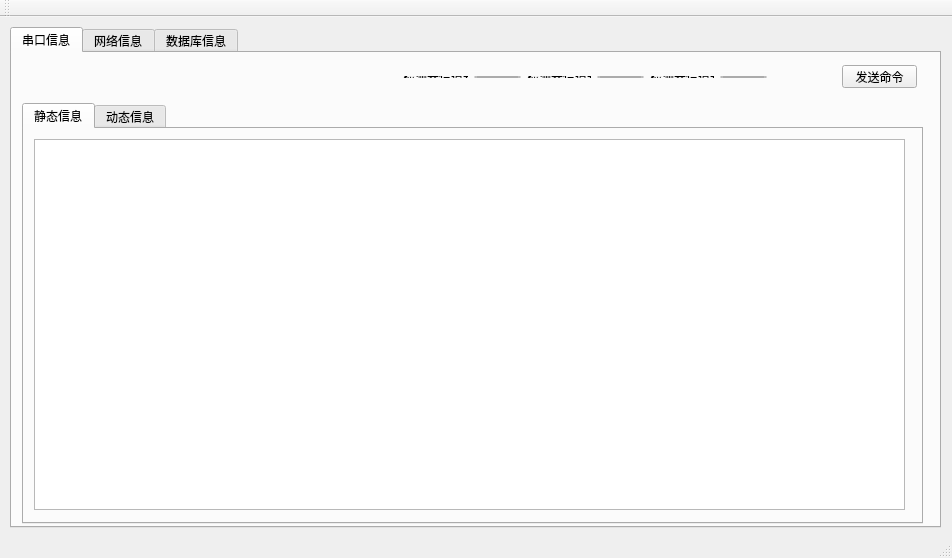
<?xml version="1.0" encoding="UTF-8"?>
<ui version="4.0">
 <class>MainWindow</class>
 <widget class="QMainWindow" name="MainWindow">
  <property name="geometry">
   <rect>
    <x>0</x>
    <y>0</y>
    <width>952</width>
    <height>558</height>
   </rect>
  </property>
  <property name="windowTitle">
   <string>占道停车服务器</string>
  </property>
  <widget class="QWidget" name="centralWidget">
   <widget class="QTabWidget" name="tabWidget">
    <property name="geometry">
     <rect>
      <x>10</x>
      <y>10</y>
      <width>931</width>
      <height>501</height>
     </rect>
    </property>
    <property name="currentIndex">
     <number>0</number>
    </property>
    <widget class="QWidget" name="tabPort">
     <attribute name="title">
      <string>串口信息</string>
     </attribute>
     <widget class="QPushButton" name="btnPortCmd">
      <property name="geometry">
       <rect>
        <x>830</x>
        <y>12</y>
        <width>75</width>
        <height>23</height>
       </rect>
      </property>
      <property name="text">
       <string>发送命令</string>
      </property>
     </widget>
     <widget class="QWidget" name="layoutWidget">
      <property name="geometry">
       <rect>
        <x>380</x>
        <y>12</y>
        <width>386</width>
        <height>24</height>
       </rect>
      </property>
      <layout class="QHBoxLayout" name="horizontalLayout_2">
       <item>
        <widget class="QLabel" name="lblCmd0">
         <property name="text">
          <string>检测器信道号</string>
         </property>
        </widget>
       </item>
       <item>
        <widget class="QSpinBox" name="sbCmd0">
         <property name="maximum">
          <number>999</number>
         </property>
         <property name="value">
          <number>1</number>
         </property>
        </widget>
       </item>
       <item>
        <widget class="QLabel" name="lblCmd1">
         <property name="text">
          <string>检测器信道号</string>
         </property>
        </widget>
       </item>
       <item>
        <widget class="QSpinBox" name="sbCmd1">
         <property name="maximum">
          <number>999</number>
         </property>
         <property name="value">
          <number>1</number>
         </property>
        </widget>
       </item>
       <item>
        <widget class="QLabel" name="lblCmd2">
         <property name="text">
          <string>检测器信道号</string>
         </property>
        </widget>
       </item>
       <item>
        <widget class="QSpinBox" name="sbCmd2">
         <property name="maximum">
          <number>999</number>
         </property>
         <property name="value">
          <number>1</number>
         </property>
        </widget>
       </item>
      </layout>
     </widget>
     <widget class="QWidget" name="layoutWidget">
      <property name="geometry">
       <rect>
        <x>140</x>
        <y>12</y>
        <width>211</width>
        <height>22</height>
       </rect>
      </property>
      <layout class="QHBoxLayout" name="horizontalLayout_3">
       <item>
        <widget class="QLabel" name="label_2">
         <property name="text">
          <string>M77R/M77指令</string>
         </property>
        </widget>
       </item>
       <item>
        <widget class="QComboBox" name="cbM77Cmd"/>
       </item>
      </layout>
     </widget>
     <widget class="QWidget" name="layoutWidget">
      <property name="geometry">
       <rect>
        <x>10</x>
        <y>12</y>
        <width>101</width>
        <height>22</height>
       </rect>
      </property>
      <layout class="QHBoxLayout" name="horizontalLayout">
       <item>
        <widget class="QLabel" name="label">
         <property name="text">
          <string>串口</string>
         </property>
        </widget>
       </item>
       <item>
        <widget class="QComboBox" name="cbComM77R"/>
       </item>
      </layout>
     </widget>
     <widget class="QTabWidget" name="tabWidget_2">
      <property name="geometry">
       <rect>
        <x>10</x>
        <y>50</y>
        <width>901</width>
        <height>421</height>
       </rect>
      </property>
      <property name="currentIndex">
       <number>0</number>
      </property>
      <widget class="QWidget" name="tab">
       <attribute name="title">
        <string>静态信息</string>
       </attribute>
       <widget class="QPlainTextEdit" name="txtPortStaticLog">
        <property name="geometry">
         <rect>
          <x>10</x>
          <y>10</y>
          <width>871</width>
          <height>371</height>
         </rect>
        </property>
        <property name="readOnly">
         <bool>true</bool>
        </property>
       </widget>
      </widget>
      <widget class="QWidget" name="tab_2">
       <attribute name="title">
        <string>动态信息</string>
       </attribute>
       <widget class="QPlainTextEdit" name="txtPortDynamicLog">
        <property name="geometry">
         <rect>
          <x>10</x>
          <y>10</y>
          <width>871</width>
          <height>371</height>
         </rect>
        </property>
       </widget>
      </widget>
     </widget>
    </widget>
    <widget class="QWidget" name="tabNetwork">
     <attribute name="title">
      <string>网络信息</string>
     </attribute>
     <widget class="QWidget" name="layoutWidget">
      <property name="geometry">
       <rect>
        <x>670</x>
        <y>11</y>
        <width>231</width>
        <height>25</height>
       </rect>
      </property>
      <layout class="QHBoxLayout" name="horizontalLayout_5">
       <item>
        <widget class="QPushButton" name="btnStartListen">
         <property name="text">
          <string>启动侦听</string>
         </property>
        </widget>
       </item>
       <item>
        <widget class="QPushButton" name="btnStopListen">
         <property name="text">
          <string>停止侦听</string>
         </property>
        </widget>
       </item>
      </layout>
     </widget>
     <widget class="QWidget" name="layoutWidget">
      <property name="geometry">
       <rect>
        <x>10</x>
        <y>11</y>
        <width>331</width>
        <height>24</height>
       </rect>
      </property>
      <layout class="QHBoxLayout" name="horizontalLayout_4">
       <item>
        <widget class="QLabel" name="label_4">
         <property name="text">
          <string>侦听端口</string>
         </property>
        </widget>
       </item>
       <item>
        <widget class="QSpinBox" name="sbPort">
         <property name="minimum">
          <number>1024</number>
         </property>
         <property name="maximum">
          <number>65535</number>
         </property>
         <property name="value">
          <number>6000</number>
         </property>
        </widget>
       </item>
       <item>
        <widget class="QLabel" name="label_5">
         <property name="text">
          <string>侦听等待最大连接数</string>
         </property>
        </widget>
       </item>
       <item>
        <widget class="QSpinBox" name="sbMaxConn">
         <property name="minimum">
          <number>1</number>
         </property>
         <property name="maximum">
          <number>10000</number>
         </property>
         <property name="value">
          <number>100</number>
         </property>
        </widget>
       </item>
      </layout>
     </widget>
     <widget class="QTabWidget" name="tabWidget_3">
      <property name="geometry">
       <rect>
        <x>10</x>
        <y>50</y>
        <width>901</width>
        <height>421</height>
       </rect>
      </property>
      <property name="currentIndex">
       <number>0</number>
      </property>
      <widget class="QWidget" name="tab_3">
       <attribute name="title">
        <string>静态信息</string>
       </attribute>
       <widget class="QPlainTextEdit" name="txtNetworkStaticLog">
        <property name="geometry">
         <rect>
          <x>10</x>
          <y>10</y>
          <width>871</width>
          <height>371</height>
         </rect>
        </property>
        <property name="readOnly">
         <bool>true</bool>
        </property>
       </widget>
      </widget>
      <widget class="QWidget" name="tab_4">
       <attribute name="title">
        <string>动态信息</string>
       </attribute>
       <widget class="QPlainTextEdit" name="txtNetworkDynamicLog">
        <property name="geometry">
         <rect>
          <x>10</x>
          <y>10</y>
          <width>871</width>
          <height>371</height>
         </rect>
        </property>
       </widget>
      </widget>
     </widget>
    </widget>
    <widget class="QWidget" name="tabDatabase">
     <attribute name="title">
      <string>数据库信息</string>
     </attribute>
     <widget class="QWidget" name="layoutWidget_2">
      <property name="geometry">
       <rect>
        <x>670</x>
        <y>11</y>
        <width>231</width>
        <height>25</height>
       </rect>
      </property>
      <layout class="QHBoxLayout" name="horizontalLayout_7">
       <item>
        <widget class="QPushButton" name="btnHide">
         <property name="text">
          <string/>
         </property>
        </widget>
       </item>
       <item>
        <widget class="QPushButton" name="btnConnectDb">
         <property name="text">
          <string>保存</string>
         </property>
        </widget>
       </item>
      </layout>
     </widget>
     <widget class="QWidget" name="layoutWidget">
      <property name="geometry">
       <rect>
        <x>11</x>
        <y>11</y>
        <width>341</width>
        <height>24</height>
       </rect>
      </property>
      <layout class="QHBoxLayout" name="horizontalLayout_6">
       <item>
        <widget class="QLabel" name="label_3">
         <property name="text">
          <string>数据库服务器IP</string>
         </property>
        </widget>
       </item>
       <item>
        <widget class="QLineEdit" name="edtServerIP">
         <property name="text">
          <string>127.0.0.1</string>
         </property>
        </widget>
       </item>
       <item>
        <widget class="QLabel" name="label_6">
         <property name="text">
          <string>服务端口</string>
         </property>
        </widget>
       </item>
       <item>
        <widget class="QSpinBox" name="sbServicePort">
         <property name="minimum">
          <number>1024</number>
         </property>
         <property name="maximum">
          <number>65535</number>
         </property>
         <property name="value">
          <number>3306</number>
         </property>
        </widget>
       </item>
      </layout>
     </widget>
     <widget class="QTabWidget" name="tabWidget_4">
      <property name="geometry">
       <rect>
        <x>10</x>
        <y>50</y>
        <width>901</width>
        <height>421</height>
       </rect>
      </property>
      <property name="currentIndex">
       <number>0</number>
      </property>
      <widget class="QWidget" name="tab_5">
       <attribute name="title">
        <string>静态信息</string>
       </attribute>
       <widget class="QPlainTextEdit" name="txtDatabaseStaticLog">
        <property name="geometry">
         <rect>
          <x>10</x>
          <y>10</y>
          <width>871</width>
          <height>371</height>
         </rect>
        </property>
        <property name="readOnly">
         <bool>true</bool>
        </property>
       </widget>
      </widget>
      <widget class="QWidget" name="tab_6">
       <attribute name="title">
        <string>动态信息</string>
       </attribute>
       <widget class="QPlainTextEdit" name="txtDatabaseDynamicLog">
        <property name="geometry">
         <rect>
          <x>10</x>
          <y>10</y>
          <width>871</width>
          <height>371</height>
         </rect>
        </property>
       </widget>
      </widget>
     </widget>
    </widget>
   </widget>
  </widget>
  <widget class="QMenuBar" name="menuBar">
   <property name="geometry">
    <rect>
     <x>0</x>
     <y>0</y>
     <width>952</width>
     <height>19</height>
    </rect>
   </property>
  </widget>
  <widget class="QToolBar" name="mainToolBar">
   <attribute name="toolBarArea">
    <enum>TopToolBarArea</enum>
   </attribute>
   <attribute name="toolBarBreak">
    <bool>false</bool>
   </attribute>
  </widget>
  <widget class="QStatusBar" name="statusBar"/>
 </widget>
 <layoutdefault spacing="6" margin="11"/>
 <resources/>
 <connections/>
</ui>
